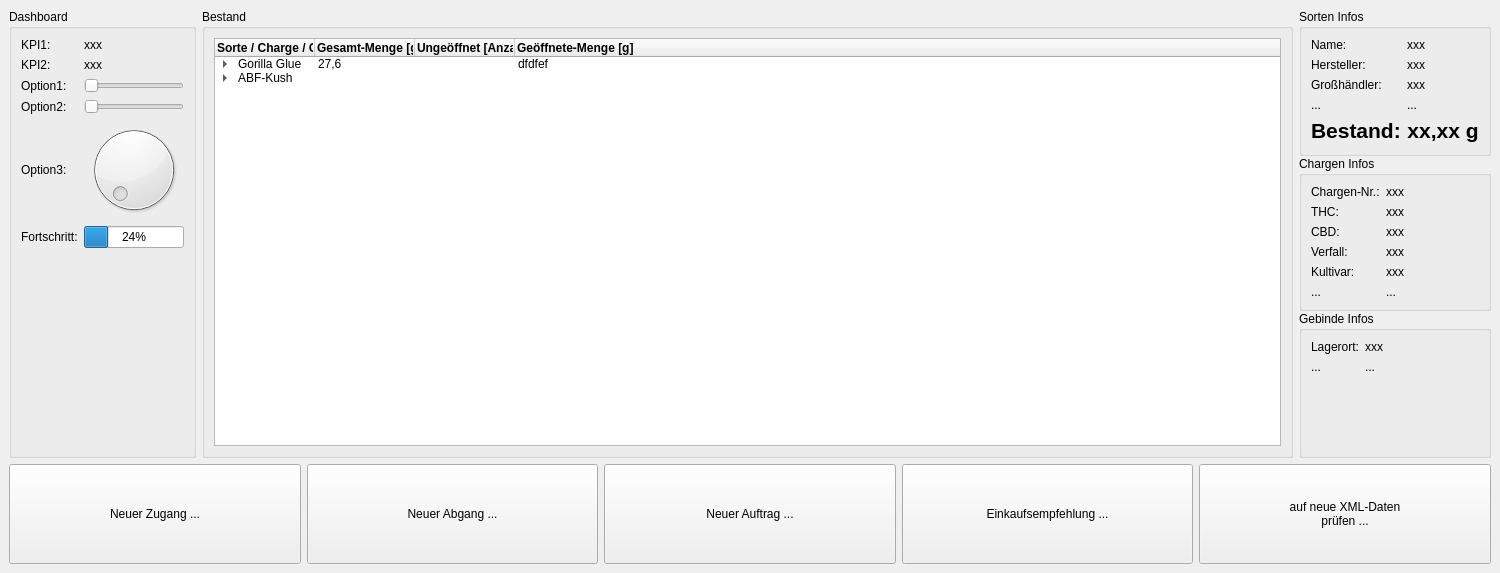
<?xml version="1.0" encoding="UTF-8"?>
<ui version="4.0">
 <class>MainWindow</class>
 <widget class="QMainWindow" name="MainWindow">
  <property name="geometry">
   <rect>
    <x>0</x>
    <y>0</y>
    <width>1500</width>
    <height>573</height>
   </rect>
  </property>
  <property name="minimumSize">
   <size>
    <width>1000</width>
    <height>0</height>
   </size>
  </property>
  <property name="maximumSize">
   <size>
    <width>100000</width>
    <height>100000</height>
   </size>
  </property>
  <property name="windowTitle">
   <string>CannaFlow 1.0</string>
  </property>
  <property name="windowIcon">
   <iconset theme="res/icon.png">
    <normaloff>../../../../../.designer/backup</normaloff>../../../../../.designer/backup</iconset>
  </property>
  <property name="autoFillBackground">
   <bool>true</bool>
  </property>
  <widget class="QWidget" name="centralwidget">
   <property name="sizePolicy">
    <sizepolicy hsizetype="Expanding" vsizetype="Expanding">
     <horstretch>0</horstretch>
     <verstretch>0</verstretch>
    </sizepolicy>
   </property>
   <property name="maximumSize">
    <size>
     <width>100000</width>
     <height>100000</height>
    </size>
   </property>
   <property name="autoFillBackground">
    <bool>true</bool>
   </property>
   <layout class="QVBoxLayout" name="verticalLayout_5">
    <item>
     <layout class="QHBoxLayout" name="horizontalLayout">
      <property name="sizeConstraint">
       <enum>QLayout::SetDefaultConstraint</enum>
      </property>
      <item>
       <widget class="QGroupBox" name="groupBox_4">
        <property name="sizePolicy">
         <sizepolicy hsizetype="Fixed" vsizetype="Preferred">
          <horstretch>0</horstretch>
          <verstretch>0</verstretch>
         </sizepolicy>
        </property>
        <property name="maximumSize">
         <size>
          <width>1000</width>
          <height>16777215</height>
         </size>
        </property>
        <property name="title">
         <string>Dashboard</string>
        </property>
        <layout class="QFormLayout" name="formLayout_4">
         <property name="rowWrapPolicy">
          <enum>QFormLayout::WrapLongRows</enum>
         </property>
         <item row="0" column="0">
          <widget class="QLabel" name="label">
           <property name="text">
            <string>KPI1:</string>
           </property>
          </widget>
         </item>
         <item row="0" column="1">
          <widget class="QLabel" name="label_28">
           <property name="text">
            <string>xxx</string>
           </property>
          </widget>
         </item>
         <item row="1" column="0">
          <widget class="QLabel" name="label_29">
           <property name="text">
            <string>KPI2:</string>
           </property>
          </widget>
         </item>
         <item row="1" column="1">
          <widget class="QLabel" name="label_30">
           <property name="text">
            <string>xxx</string>
           </property>
          </widget>
         </item>
         <item row="2" column="0">
          <widget class="QLabel" name="label_31">
           <property name="text">
            <string>Option1:</string>
           </property>
          </widget>
         </item>
         <item row="2" column="1">
          <widget class="QSlider" name="horizontalSlider">
           <property name="orientation">
            <enum>Qt::Horizontal</enum>
           </property>
          </widget>
         </item>
         <item row="3" column="0">
          <widget class="QLabel" name="label_32">
           <property name="text">
            <string>Option2:</string>
           </property>
          </widget>
         </item>
         <item row="3" column="1">
          <widget class="QSlider" name="horizontalSlider_2">
           <property name="orientation">
            <enum>Qt::Horizontal</enum>
           </property>
          </widget>
         </item>
         <item row="4" column="0">
          <widget class="QLabel" name="label_33">
           <property name="enabled">
            <bool>true</bool>
           </property>
           <property name="minimumSize">
            <size>
             <width>0</width>
             <height>100</height>
            </size>
           </property>
           <property name="text">
            <string>Option3:</string>
           </property>
          </widget>
         </item>
         <item row="4" column="1">
          <widget class="QDial" name="dial"/>
         </item>
         <item row="7" column="0">
          <widget class="QLabel" name="label_34">
           <property name="text">
            <string>Fortschritt:</string>
           </property>
          </widget>
         </item>
         <item row="7" column="1">
          <widget class="QProgressBar" name="progressBar">
           <property name="value">
            <number>24</number>
           </property>
          </widget>
         </item>
        </layout>
       </widget>
      </item>
      <item>
       <widget class="QGroupBox" name="groupBox_5">
        <property name="sizePolicy">
         <sizepolicy hsizetype="Expanding" vsizetype="Preferred">
          <horstretch>0</horstretch>
          <verstretch>0</verstretch>
         </sizepolicy>
        </property>
        <property name="title">
         <string>Bestand</string>
        </property>
        <layout class="QVBoxLayout" name="verticalLayout">
         <item>
          <widget class="QTreeWidget" name="treeWidget">
           <column>
            <property name="text">
             <string>Sorte / Charge / Gebinde</string>
            </property>
            <property name="font">
             <font>
              <weight>75</weight>
              <bold>true</bold>
             </font>
            </property>
           </column>
           <column>
            <property name="text">
             <string>Gesamt-Menge [g]</string>
            </property>
            <property name="font">
             <font>
              <weight>75</weight>
              <bold>true</bold>
             </font>
            </property>
           </column>
           <column>
            <property name="text">
             <string>Ungeöffnet [Anzahl]</string>
            </property>
            <property name="font">
             <font>
              <weight>75</weight>
              <bold>true</bold>
             </font>
            </property>
           </column>
           <column>
            <property name="text">
             <string>Geöffnete-Menge [g]</string>
            </property>
            <property name="font">
             <font>
              <weight>75</weight>
              <bold>true</bold>
             </font>
            </property>
           </column>
           <item>
            <property name="text">
             <string>Gorilla Glue</string>
            </property>
            <property name="text">
             <string>27,6</string>
            </property>
            <property name="text">
             <string/>
            </property>
            <property name="text">
             <string>dfdfef</string>
            </property>
            <item>
             <property name="text">
              <string>1233452</string>
             </property>
             <property name="text">
              <string>23,6</string>
             </property>
             <property name="text">
              <string/>
             </property>
             <item>
              <property name="text">
               <string>5g</string>
              </property>
              <property name="text">
               <string/>
              </property>
              <property name="text">
               <string>1</string>
              </property>
             </item>
             <item>
              <property name="text">
               <string>10g</string>
              </property>
              <property name="text">
               <string/>
              </property>
              <property name="text">
               <string>2</string>
              </property>
             </item>
            </item>
            <item>
             <property name="text">
              <string>54235123</string>
             </property>
             <property name="text">
              <string>2,8</string>
             </property>
             <property name="text">
              <string/>
             </property>
             <item>
              <property name="text">
               <string>50g</string>
              </property>
              <property name="text">
               <string/>
              </property>
              <property name="text">
               <string>1</string>
              </property>
             </item>
            </item>
            <item>
             <property name="text">
              <string>321232121^12</string>
             </property>
             <property name="text">
              <string>1,2</string>
             </property>
             <property name="text">
              <string/>
             </property>
             <item>
              <property name="text">
               <string>10g</string>
              </property>
              <property name="text">
               <string/>
              </property>
              <property name="text">
               <string/>
              </property>
             </item>
            </item>
           </item>
           <item>
            <property name="text">
             <string>ABF-Kush</string>
            </property>
            <property name="text">
             <string/>
            </property>
            <property name="text">
             <string/>
            </property>
            <item>
             <property name="text">
              <string>123123431234</string>
             </property>
             <property name="text">
              <string>5,8</string>
             </property>
             <property name="text">
              <string/>
             </property>
            </item>
            <item>
             <property name="text">
              <string>432524353</string>
             </property>
             <property name="text">
              <string>8.9</string>
             </property>
             <property name="text">
              <string/>
             </property>
            </item>
           </item>
          </widget>
         </item>
        </layout>
       </widget>
      </item>
      <item>
       <layout class="QVBoxLayout" name="verticalLayout_4">
        <property name="spacing">
         <number>0</number>
        </property>
        <property name="sizeConstraint">
         <enum>QLayout::SetDefaultConstraint</enum>
        </property>
        <item>
         <widget class="QGroupBox" name="groupBox">
          <property name="title">
           <string>Sorten Infos</string>
          </property>
          <layout class="QFormLayout" name="formLayout">
           <item row="0" column="0">
            <widget class="QLabel" name="label_13">
             <property name="text">
              <string>Name:</string>
             </property>
            </widget>
           </item>
           <item row="0" column="1">
            <widget class="QLabel" name="label_15">
             <property name="text">
              <string>xxx</string>
             </property>
            </widget>
           </item>
           <item row="1" column="0">
            <widget class="QLabel" name="label_16">
             <property name="text">
              <string>Hersteller:</string>
             </property>
            </widget>
           </item>
           <item row="1" column="1">
            <widget class="QLabel" name="label_14">
             <property name="text">
              <string>xxx</string>
             </property>
            </widget>
           </item>
           <item row="2" column="0">
            <widget class="QLabel" name="label_17">
             <property name="text">
              <string>Großhändler:</string>
             </property>
            </widget>
           </item>
           <item row="2" column="1">
            <widget class="QLabel" name="label_18">
             <property name="text">
              <string>xxx</string>
             </property>
            </widget>
           </item>
           <item row="3" column="0">
            <widget class="QLabel" name="label_19">
             <property name="text">
              <string>...</string>
             </property>
            </widget>
           </item>
           <item row="3" column="1">
            <widget class="QLabel" name="label_20">
             <property name="text">
              <string>...</string>
             </property>
            </widget>
           </item>
           <item row="4" column="0">
            <widget class="QLabel" name="label_23">
             <property name="text">
              <string>&lt;html&gt;&lt;head/&gt;&lt;body&gt;&lt;p&gt;&lt;span style=&quot; font-size:16pt; font-weight:600;&quot;&gt;Bestand:&lt;/span&gt;&lt;/p&gt;&lt;/body&gt;&lt;/html&gt;</string>
             </property>
             <property name="textFormat">
              <enum>Qt::RichText</enum>
             </property>
            </widget>
           </item>
           <item row="4" column="1">
            <widget class="QLabel" name="label_2">
             <property name="font">
              <font>
               <pointsize>16</pointsize>
               <weight>75</weight>
               <bold>true</bold>
              </font>
             </property>
             <property name="text">
              <string>&lt;html&gt;&lt;head/&gt;&lt;body&gt;&lt;p align=&quot;center&quot;&gt;&lt;span style=&quot; font-size:16pt; font-weight:600;&quot;&gt;xx,xx g&lt;/span&gt;&lt;/p&gt;&lt;/body&gt;&lt;/html&gt;</string>
             </property>
             <property name="textFormat">
              <enum>Qt::RichText</enum>
             </property>
             <property name="alignment">
              <set>Qt::AlignCenter</set>
             </property>
            </widget>
           </item>
          </layout>
         </widget>
        </item>
        <item>
         <widget class="QGroupBox" name="groupBox_2">
          <property name="title">
           <string>Chargen Infos</string>
          </property>
          <layout class="QFormLayout" name="formLayout_3">
           <item row="0" column="0">
            <widget class="QLabel" name="label_3">
             <property name="text">
              <string>Chargen-Nr.:</string>
             </property>
            </widget>
           </item>
           <item row="0" column="1">
            <widget class="QLabel" name="label_8">
             <property name="text">
              <string>xxx</string>
             </property>
            </widget>
           </item>
           <item row="1" column="0">
            <widget class="QLabel" name="label_7">
             <property name="text">
              <string>THC:</string>
             </property>
            </widget>
           </item>
           <item row="1" column="1">
            <widget class="QLabel" name="label_9">
             <property name="text">
              <string>xxx</string>
             </property>
            </widget>
           </item>
           <item row="2" column="0">
            <widget class="QLabel" name="label_6">
             <property name="text">
              <string>CBD:</string>
             </property>
            </widget>
           </item>
           <item row="2" column="1">
            <widget class="QLabel" name="label_5">
             <property name="text">
              <string>xxx</string>
             </property>
            </widget>
           </item>
           <item row="3" column="0">
            <widget class="QLabel" name="label_4">
             <property name="text">
              <string>Verfall:</string>
             </property>
            </widget>
           </item>
           <item row="3" column="1">
            <widget class="QLabel" name="label_11">
             <property name="text">
              <string>xxx</string>
             </property>
            </widget>
           </item>
           <item row="4" column="0">
            <widget class="QLabel" name="label_10">
             <property name="text">
              <string>Kultivar:</string>
             </property>
            </widget>
           </item>
           <item row="4" column="1">
            <widget class="QLabel" name="label_12">
             <property name="text">
              <string>xxx</string>
             </property>
            </widget>
           </item>
           <item row="5" column="0">
            <widget class="QLabel" name="label_21">
             <property name="text">
              <string>...</string>
             </property>
            </widget>
           </item>
           <item row="5" column="1">
            <widget class="QLabel" name="label_22">
             <property name="text">
              <string>...</string>
             </property>
            </widget>
           </item>
          </layout>
         </widget>
        </item>
        <item>
         <widget class="QGroupBox" name="groupBox_3">
          <property name="title">
           <string>Gebinde Infos</string>
          </property>
          <layout class="QFormLayout" name="formLayout_2">
           <item row="0" column="0">
            <widget class="QLabel" name="label_24">
             <property name="text">
              <string>Lagerort:</string>
             </property>
            </widget>
           </item>
           <item row="0" column="1">
            <widget class="QLabel" name="label_25">
             <property name="text">
              <string>xxx</string>
             </property>
            </widget>
           </item>
           <item row="1" column="0">
            <widget class="QLabel" name="label_26">
             <property name="text">
              <string>...</string>
             </property>
            </widget>
           </item>
           <item row="1" column="1">
            <widget class="QLabel" name="label_27">
             <property name="text">
              <string>...</string>
             </property>
            </widget>
           </item>
          </layout>
         </widget>
        </item>
       </layout>
      </item>
     </layout>
    </item>
    <item>
     <layout class="QHBoxLayout" name="horizontalLayout_2">
      <item>
       <widget class="QPushButton" name="pushButton">
        <property name="minimumSize">
         <size>
          <width>0</width>
          <height>100</height>
         </size>
        </property>
        <property name="text">
         <string>Neuer Zugang ...</string>
        </property>
       </widget>
      </item>
      <item>
       <widget class="QPushButton" name="pushButton_2">
        <property name="minimumSize">
         <size>
          <width>0</width>
          <height>100</height>
         </size>
        </property>
        <property name="text">
         <string>Neuer Abgang ...</string>
        </property>
       </widget>
      </item>
      <item>
       <widget class="QPushButton" name="pushButton_3">
        <property name="minimumSize">
         <size>
          <width>0</width>
          <height>100</height>
         </size>
        </property>
        <property name="text">
         <string>Neuer Auftrag ...</string>
        </property>
       </widget>
      </item>
      <item>
       <widget class="QPushButton" name="pushButton_4">
        <property name="minimumSize">
         <size>
          <width>0</width>
          <height>100</height>
         </size>
        </property>
        <property name="text">
         <string>Einkaufsempfehlung ...</string>
        </property>
       </widget>
      </item>
      <item>
       <widget class="QPushButton" name="pushButton_5">
        <property name="minimumSize">
         <size>
          <width>0</width>
          <height>100</height>
         </size>
        </property>
        <property name="text">
         <string>auf neue XML-Daten
prüfen ...</string>
        </property>
       </widget>
      </item>
     </layout>
    </item>
   </layout>
  </widget>
 </widget>
 <resources/>
 <connections>
  <connection>
   <sender>pushButton_5</sender>
   <signal>clicked()</signal>
   <receiver>MainWindow</receiver>
   <slot>xml_check()</slot>
   <hints>
    <hint type="sourcelabel">
     <x>930</x>
     <y>562</y>
    </hint>
    <hint type="destinationlabel">
     <x>717</x>
     <y>571</y>
    </hint>
   </hints>
  </connection>
  <connection>
   <sender>treeWidget</sender>
   <signal>itemSelectionChanged()</signal>
   <receiver>MainWindow</receiver>
   <slot>treeUpdate()</slot>
   <hints>
    <hint type="sourcelabel">
     <x>565</x>
     <y>349</y>
    </hint>
    <hint type="destinationlabel">
     <x>316</x>
     <y>-15</y>
    </hint>
   </hints>
  </connection>
  <connection>
   <sender>pushButton</sender>
   <signal>clicked()</signal>
   <receiver>MainWindow</receiver>
   <slot>replenishment()</slot>
   <hints>
    <hint type="sourcelabel">
     <x>82</x>
     <y>510</y>
    </hint>
    <hint type="destinationlabel">
     <x>35</x>
     <y>460</y>
    </hint>
   </hints>
  </connection>
  <connection>
   <sender>pushButton_2</sender>
   <signal>clicked()</signal>
   <receiver>MainWindow</receiver>
   <slot>dispatchment()</slot>
   <hints>
    <hint type="sourcelabel">
     <x>242</x>
     <y>476</y>
    </hint>
    <hint type="destinationlabel">
     <x>228</x>
     <y>460</y>
    </hint>
   </hints>
  </connection>
  <connection>
   <sender>pushButton_3</sender>
   <signal>clicked()</signal>
   <receiver>MainWindow</receiver>
   <slot>new_order()</slot>
   <hints>
    <hint type="sourcelabel">
     <x>470</x>
     <y>483</y>
    </hint>
    <hint type="destinationlabel">
     <x>438</x>
     <y>457</y>
    </hint>
   </hints>
  </connection>
  <connection>
   <sender>pushButton_4</sender>
   <signal>clicked()</signal>
   <receiver>MainWindow</receiver>
   <slot>shopping_advice()</slot>
   <hints>
    <hint type="sourcelabel">
     <x>623</x>
     <y>485</y>
    </hint>
    <hint type="destinationlabel">
     <x>616</x>
     <y>458</y>
    </hint>
   </hints>
  </connection>
 </connections>
 <slots>
  <slot>slot1()</slot>
  <slot>xml_check()</slot>
  <slot>add()</slot>
  <slot>treeUpdate()</slot>
  <slot>replenishment()</slot>
  <slot>dispatchment()</slot>
  <slot>new_order()</slot>
  <slot>shopping_advice()</slot>
 </slots>
</ui>
